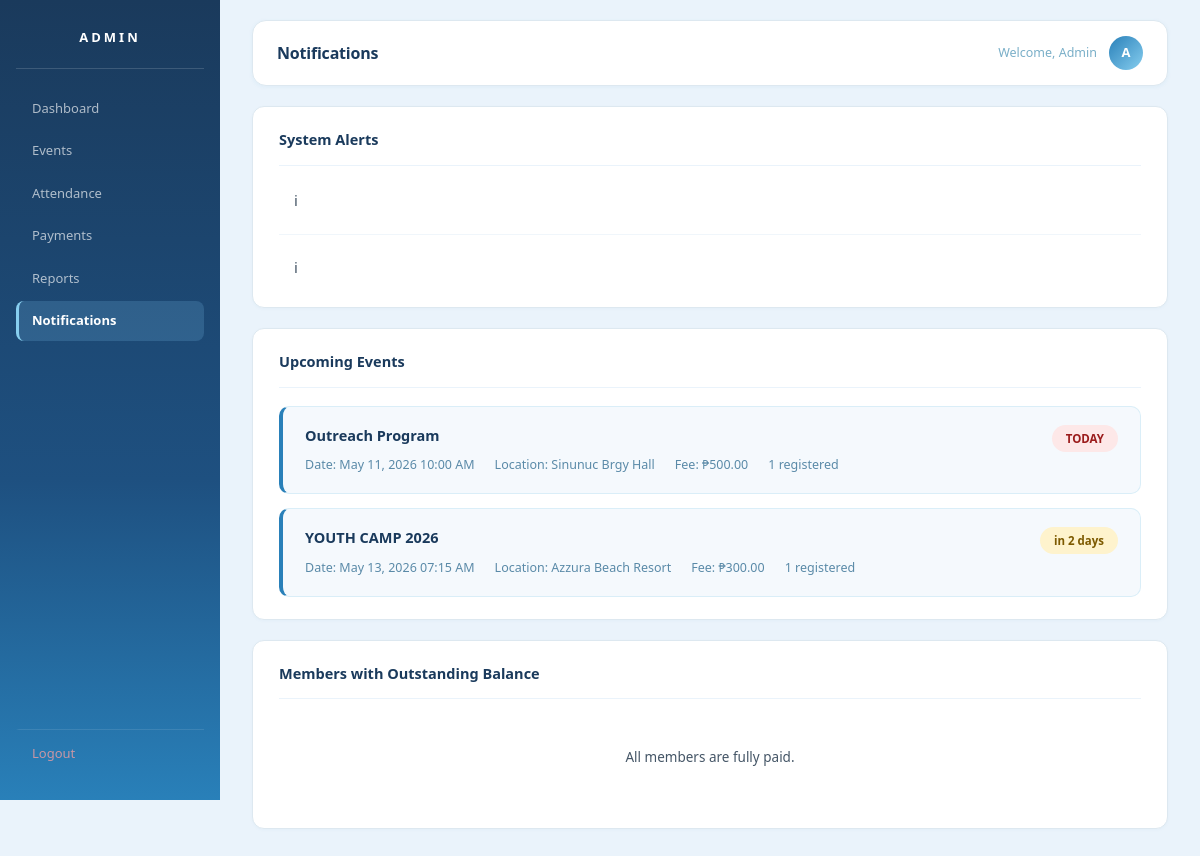
Screenshot of /notifications.php (signed in) with the database file from the repository.
### tables this page shows
CREATE TABLE `events` (
  `id` int(11) NOT NULL,
  `event_name` varchar(150) NOT NULL,
  `description` text DEFAULT NULL,
  `event_date` datetime NOT NULL,
  `event_end_date` datetime DEFAULT NULL,
  `location` varchar(150) DEFAULT NULL,
  `fee` decimal(10,2) DEFAULT 0.00,
  `is_free` tinyint(1) NOT NULL DEFAULT 0,
  `created_at` timestamp NOT NULL DEFAULT current_timestamp()
);

### notifications.php (the view, shortened to what this page needs)
<?php
require_once 'database.php';
$upcoming = $conn->query("
    SELECT e.*, COUNT(DISTINCT r.id) AS registered_count, DATEDIFF(e.event_date, NOW()) AS days_until
    FROM events e
    LEFT JOIN registrations r ON r.event_id = e.id
    WHERE e.event_date >= NOW()
    GROUP BY e.id
    ORDER BY e.event_date ASC
");
$unpaid_members = $conn->query("
    SELECT u.name, u.email, e.event_name, e.fee,
           COALESCE(SUM(p.amount_paid), 0) AS paid,
           e.fee - COALESCE(SUM(p.amount_paid), 0) AS balance,
           CASE WHEN SUM(p.amount_paid) IS NULL OR SUM(p.amount_paid) = 0 THEN 'Unpaid' ELSE 'Partial' END AS status
    FROM registrations r
    JOIN users u ON u.id = r.user_id
    JOIN events e ON e.id = r.event_id
    LEFT JOIN payments p ON p.user_id = r.user_id AND p.event_id = r.event_id
    GROUP BY r.user_id, r.event_id
    HAVING paid < e.fee
    ORDER BY balance DESC
");
$notifications = [];
$upcoming_arr = [];
while ($ev = $upcoming->fetch_assoc()) {
    $upcoming_arr[] = $ev;
    $days = (int)$ev['days_until'];
    if ($days === 0)
        $notifications[] = ['type'=>'urgent','msg'=>"<strong>{$ev['event_name']}</strong> is happening TODAY at {$ev['location']}!"];
    elseif ($days === 1)
        $notifications[] = ['type'=>'warn','msg'=>"<strong>{$ev['event_name']}</strong> starts TOMORROW — prepare the attendance list."];
    elseif ($days <= 7)
        $notifications[] = ['type'=>'info','msg'=>"<strong>{$ev['event_name']}</strong> is {$days} days away. {$ev['registered_count']} member(s) registered."];
}
?>
<!DOCTYPE html>
<html lang="en">
<head>
<link rel="stylesheet" href="admin_dashboard.css">
</head>
<body>
<div class="sidebar">
    <h2>ADMIN</h2>
    <a href="admin_dashboard.php">Dashboard</a>
    <a href="events.php">Events</a>
    <a href="attendance.php">Attendance</a>
    <a href="payments.php">Payments</a>
    <a href="reports.php">Reports</a>
    <a href="notifications.php" class="active">Notifications</a>
    <a href="logout.php" class="logout">Logout</a>
</div>
<div class="main">
<div class="header">
    <h1>Notifications</h1>
    <div class="header-right">
        <span>Welcome, Admin</span>
        <div class="avatar">A</div>
    </div>
</div>
<div class="container">
    <div class="section">
        <h2>System Alerts</h2>
        <?php if (!empty($notifications)): ?>
        <ul class="notif-list">
            <?php
            $icons = ['urgent'=>'!','warn'=>'!','info'=>'i','success'=>'OK'];
            foreach ($notifications as $n): ?>
            <li class="notif-item">
                <div class="notif-icon <?= $n['type'] ?>"><?= $icons[$n['type']] ?? 'i' ?></div>
            </li>
            <?php endforeach; ?>
        </ul>
        <?php else: ?>
        <p class="empty-state">No active alerts at this time.</p>
        <?php endif; ?>
    </div>
    <div class="section">
        <h2>Upcoming Events</h2>
        <?php if (!empty($upcoming_arr)): ?>
        <div class="upcoming-cards">
            <?php foreach ($upcoming_arr as $ev):
                $days = (int)$ev['days_until'];
                $chip_class = $days === 0 ? 'today' : ($days <= 7 ? 'soon' : 'upcoming');
                $chip_label = $days === 0 ? 'TODAY' : ($days === 1 ? 'TOMORROW' : "in {$days} days");
            ?>
            <div class="upcoming-card">
                <div>
                    <h4><?= htmlspecialchars($ev['event_name']) ?></h4>
                    <div class="upcoming-meta">
                        <span>Date: <?= date('M d, Y h:i A', strtotime($ev['event_date'])) ?></span>
                        <span>Location: <?= htmlspecialchars($ev['location'] ?? '—') ?></span>
                        <span>Fee: ₱<?= number_format($ev['fee'], 2) ?></span>
                        <span><?= $ev['registered_count'] ?> registered</span>
                    </div>
                </div>
                <span class="days-chip <?= $chip_class ?>"><?= $chip_label ?></span>
            </div>
            <?php endforeach; ?>
        </div>
        <?php else: ?>
        <p class="empty-state">No upcoming events scheduled.</p>
        <?php endif; ?>
    </div>
    <div class="section">
        <h2>Members with Outstanding Balance</h2>
        <?php if ($unpaid_members->num_rows > 0): ?>
        <table class="data-table">
            <thead>
                <tr>
                    <th>Member</th>
                    <th>Email</th>
                    <th>Event</th>
                    <th>Fee</th>
                    <th>Paid</th>
                    <th>Balance</th>
                    <th>Status</th>
                </tr>
            </thead>
            <tbody>
            <?php while($um = $unpaid_members->fetch_assoc()): ?>
            <tr>
                <td><strong><?= htmlspecialchars($um['name']) ?></strong></td>
                <td style="color:#7aafc8;"><?= htmlspecialchars($um['email']) ?></td>
                <td><?= htmlspecialchars($um['event_name']) ?></td>
                <td>₱<?= number_format($um['fee'], 2) ?></td>
                <td>₱<?= number_format($um['paid'], 2) ?></td>
                <td class="balance-cell">₱<?= number_format($um['balance'], 2) ?></td>
                <td>
                    <span class="pill <?= $um['status'] === 'Unpaid' ? 'pill-unpaid' : 'pill-partial' ?>">
                        <?= $um['status'] ?>
                    </span>
                </td>
            </tr>
            <?php endwhile; ?>
            </tbody>
        </table>
        <?php else: ?>
        <p class="empty-state">All members are fully paid.</p>
        <?php endif; ?>
    </div>
</div>
</div>
</body>
</html>

### admin_dashboard.css (style rules this page uses)
*, *::before, *::after { margin: 0; padding: 0; box-sizing: border-box; }
body { font-family: 'Segoe UI', system-ui, -apple-system, sans-serif; background: #eaf3fb; display: flex; min-height: 100vh; color: #334455; font-size: 13.5px; line-height: 1.5; }
.sidebar { width: 220px; min-height: 100vh; background: linear-gradient(180deg, #1a3a5c 0%, #1e5080 60%, #2980b9 100%); color: #fff; position: fixed; top: 0; left: 0; padding: 28px 16px 24px; display: flex; flex-direction: column; z-index: 100; }
.sidebar h2 { text-align: center; font-size: 13px; font-weight: 800; letter-spacing: 3px; text-transform: uppercase; padding-bottom: 20px; border-bottom: 1px solid rgba(255,255,255,0.15); margin-bottom: 20px; color: #fff; }
.sidebar a { display: flex; align-items: center; gap: 8px; color: rgba(255,255,255,0.65); padding: 10px 13px; text-decoration: none; margin-bottom: 3px; border-radius: 8px; font-size: 13px; font-weight: 500; border-left: 3px solid transparent; transition: all 0.18s ease; }
.sidebar a.active { background: rgba(135,206,250,0.18); border-left: 3px solid #87ceef; color: #fff; font-weight: 600; }
.sidebar a.logout { margin-top: auto; padding-top: 14px; color: rgba(255,160,160,0.75); border-top: 1px solid rgba(255,255,255,0.1); border-radius: 0; border-left: 3px solid transparent; }
.main { margin-left: 220px; width: calc(100% - 220px); min-height: 100vh; display: flex; flex-direction: column; background: #eaf3fb; }
.container { padding: 20px 32px 40px; flex: 1; max-width: 100%; }
.header { background: #fff; padding: 15px 24px; display: flex; justify-content: space-between; align-items: center; border: 1px solid #dde8f0; border-radius: 14px; margin: 20px 32px 0 32px; box-shadow: 0 1px 4px rgba(41,128,185,0.06); position: static; }
.header h1 { font-size: 16px; font-weight: 700; color: #1a3a5c; letter-spacing: -0.2px; }
.header-right { display: flex; align-items: center; gap: 12px; }
.header-right span { font-size: 12.5px; color: #7aafc8; font-weight: 500; }
.avatar { width: 34px; height: 34px; border-radius: 50%; background: linear-gradient(135deg, #2980b9, #87ceef); display: flex; align-items: center; justify-content: center; font-size: 13px; font-weight: 700; color: #fff; flex-shrink: 0; }
.section { background: #fff; padding: 22px 26px; border-radius: 12px; margin-bottom: 20px; border: 1px solid #dde8f0; box-shadow: 0 1px 3px rgba(41,128,185,0.04); }
.section h2 { font-size: 14.5px; font-weight: 700; color: #1a3a5c; margin-bottom: 18px; display: flex; align-items: center; gap: 8px; }
.section p { font-size: 13.5px; color: #445566; margin-bottom: 8px; }
.notif-list { list-style: none; padding: 0; }
.notif-item { display: flex; align-items: flex-start; gap: 12px; padding: 13px 0; border-bottom: 1px solid #eaf3fb; font-size: 13.5px; color: #445566; line-height: 1.55; }
.notif-item:first-child { padding-top: 0; }
.notif-item:last-child { border-bottom: none; padding-bottom: 0; }
.notif-icon { width: 32px; height: 32px; border-radius: 50%; flex-shrink: 0; display: flex; align-items: center; justify-content: center; font-size: 14px; }
.upcoming-cards { display: flex; flex-direction: column; gap: 14px; }
.upcoming-card { background: #f5f9fd; border: 1px solid #daeef8; border-left: 4px solid #2980b9; border-radius: 10px; padding: 18px 22px; display: flex; justify-content: space-between; align-items: flex-start; flex-wrap: wrap; gap: 12px; transition: box-shadow 0.2s; }
.upcoming-card h4 { font-size: 14px; font-weight: 700; color: #1a3a5c; margin-bottom: 8px; }
.upcoming-meta { display: flex; gap: 18px; flex-wrap: wrap; font-size: 12.5px; color: #5a8aa8; }
.upcoming-meta span { display: flex; align-items: center; gap: 5px; }
.days-chip { display: inline-flex; align-items: center; padding: 5px 14px; border-radius: 99px; font-size: 11.5px; font-weight: 700; white-space: nowrap; flex-shrink: 0; }
.days-chip.today { background: #fde8e8; color: #9b1c1c; }
.days-chip.soon { background: #fef3cd; color: #7d5a00; }
.empty-state { text-align: center; padding: 32px 20px; color: #9aafbe; font-size: 13.5px; }

### rows the page displays
events: event_name "Outreach Program", event_date "May 11, 2026 10:00 AM", location "Sinunuc Brgy Hall", fee "500.00", registered_count "1", chip_label "TODAY"
events: event_name "YOUTH CAMP 2026", event_date "May 13, 2026 07:15 AM", location "Azzura Beach Resort", fee "300.00", registered_count "1", chip_label "in 2 days"

### other values shown
$icons[$n['type']] "i"
